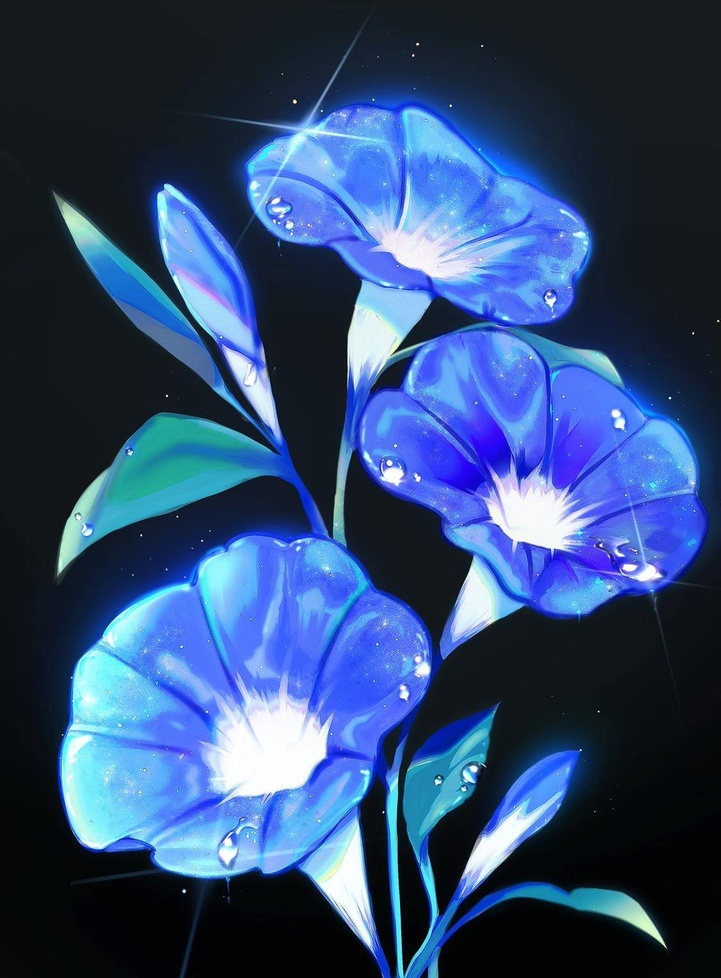
#> input picture jed/week11/img/flower.jpg, 721 x 978 px, shrunk from 1125 x 1525 before the run
$ jupyter execute 'Image_Segmentation_(Public).ipynb'
#> lines starting #> are read from the running program, lines starting #| are printed output that depends on the picture; after the words box and inside, x2 and y2 are one past the last pixel; in counts of white or black regions, pixels touching at a corner belong together
**Script Name:** Image Segmentation (Public).ipynb </br>
**Description:** This script is used for demonstrating how to apply various image segmentation techniques in Python using OpenCV. It covers global, adaptive, and Otsu's thresholding, a simple region growing example, and basic and advanced morphological operations (opening, closing, top-hat, black-hat, and gradient). </br>
**Author:** Jetsada Arnin, PhD </br>
**Date:** March 29, 2023 </br>
*Copyright (c) 2023 Jetsada Arnin*

[cell 1]
#@title Import necessary libraries
import cv2
import numpy as np
import matplotlib.pyplot as plt

[cell 2]
#@title Load the medical image
# Read an input image in grayscale mode
image = cv2.imread("./img/flower.jpg", cv2.IMREAD_GRAYSCALE)

[cell 3]
#@title Thresholding Techniques
# [Global Thresholding]
# --> The global threshold value is used in binary thresholding to determine if a pixel
# should be set to the maximum value (white) or the minimum value (black).
# By changing the global threshold value, you can control the balance between the
# foreground and background regions in the segmented image.

# Define the global threshold value
global_thresh_value = 127

# Perform global thresholding
_, global_thresh = cv2.threshold(image, global_thresh_value, 255, cv2.THRESH_BINARY)
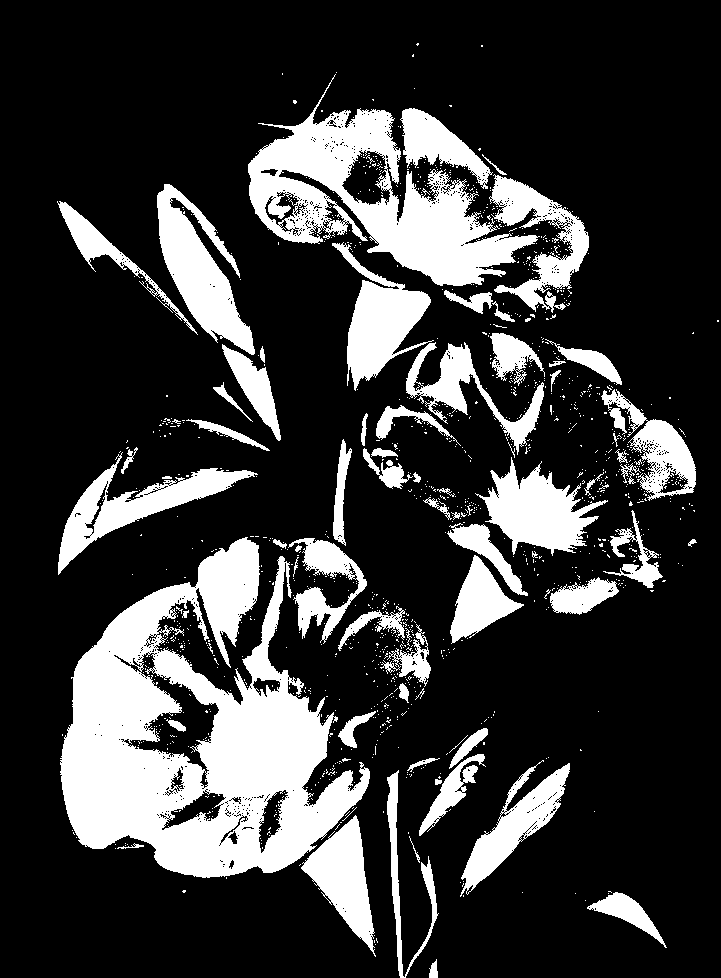
#> global_thresh: shape (978, 721); 22.2% white; 1159 white regions (1088 under 20 px), largest, box (x1, y1, x2, y2) and area: (60, 537, 370, 878) 53119, (248, 74, 540, 286) 21584, (157, 184, 255, 355) 7092


# [Adaptive Mean Thresholding]
# --> Block size determines the size of the neighborhood used to calculate the adaptive threshold
# value for each pixel. You can experiment with different block sizes to see how it affects
# the adaptiveness of the thresholding. Larger block sizes make the thresholding more adaptive
# to local changes in the image but may cause noise in the segmented image.
# -->The constant value is subtracted from the mean or weighted mean calculated for each neighborhood
# in adaptive thresholding. Changing this constant value can help you fine-tune the thresholding
# results, allowing for better separation of the foreground and background regions.

# Define parameters
block_size = 11
c = 2

# Perform adaptive mean thresholding
mean_thresh = cv2.adaptiveThreshold(image, 255, cv2.ADAPTIVE_THRESH_MEAN_C, cv2.THRESH_BINARY, block_size, c)
#> mean_thresh: shape (978, 721); 76.8% white; 3880 black regions (3678 under 20 px), largest, box (x1, y1, x2, y2) and area: (50, 116, 645, 978) 61784, (303, 14, 711, 585) 16347, (406, 696, 673, 978) 9714

# Perform Adaptive Gaussian Thresholding
gaussian_thresh = cv2.adaptiveThreshold(image, 255, cv2.ADAPTIVE_THRESH_GAUSSIAN_C, cv2.THRESH_BINARY, block_size, c)
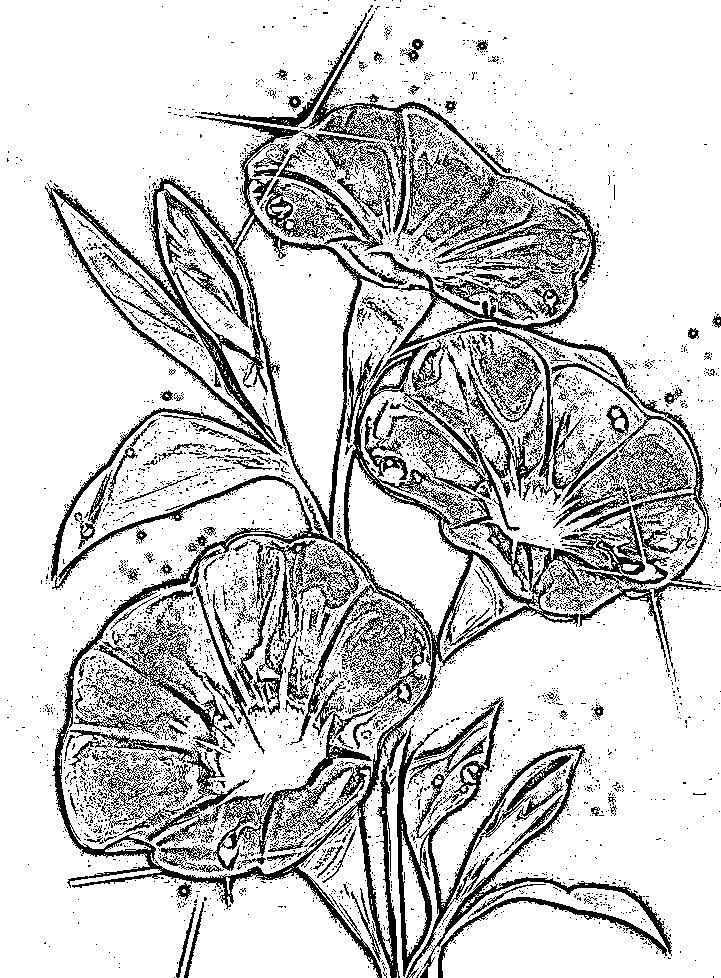
#> gaussian_thresh: shape (978, 721); 80.7% white; 5388 black regions (5121 under 20 px), largest, box (x1, y1, x2, y2) and area: (45, 116, 645, 978) 48299, (368, 251, 712, 586) 9512, (397, 697, 672, 978) 9202


# [Otsu's Thresholding]
_, otsu_thresh = cv2.threshold(image, 0, 255, cv2.THRESH_BINARY+cv2.THRESH_OTSU)
#> otsu_thresh: shape (978, 721); 36.2% white; 153 white regions (145 under 20 px), largest, box (x1, y1, x2, y2) and area: (239, 53, 700, 659) 109890, (59, 402, 431, 959) 95377, (386, 704, 573, 978) 14851


# Display the results
fig, axs = plt.subplots(2, 3, figsize=(15, 10))
axs[0, 0].imshow(image, cmap='gray')
axs[0, 0].set_title('Original Image')
axs[0, 1].imshow(global_thresh, cmap='gray')
axs[0, 1].set_title('Global Thresholding')
axs[0, 2].imshow(mean_thresh, cmap='gray')
axs[0, 2].set_title('Adaptive Mean Thresholding')
axs[1, 0].imshow(gaussian_thresh, cmap='gray')
axs[1, 0].set_title('Adaptive Gaussian Thresholding')
axs[1, 1].imshow(otsu_thresh, cmap='gray')
axs[1, 1].set_title("Otsu's Thresholding")

# Remove axis labels
for ax in axs.ravel():
    ax.axis('off')

plt.show()

[cell 4]
#@title Region Growing (Simple Example)
def region_growing(img, seed, threshold=10):
#> called with seed = (500, 500), threshold = 20
    rows, cols = img.shape
    region = np.zeros((rows, cols), dtype=np.uint8)
    region_points = [seed]
    region[seed] = 255

    while region_points:
        point = region_points.pop(0)
        x, y = point
        neighbors = [(x-1, y), (x+1, y), (x, y-1), (x, y+1)]

        for neighbor in neighbors:
            nx, ny = neighbor
            if 0 <= nx < rows and 0 <= ny < cols:
                intensity_diff = abs(int(img[point]) - int(img[neighbor]))
                if intensity_diff < threshold and region[neighbor] == 0:
                    region[neighbor] = 255
                    region_points.append(neighbor)
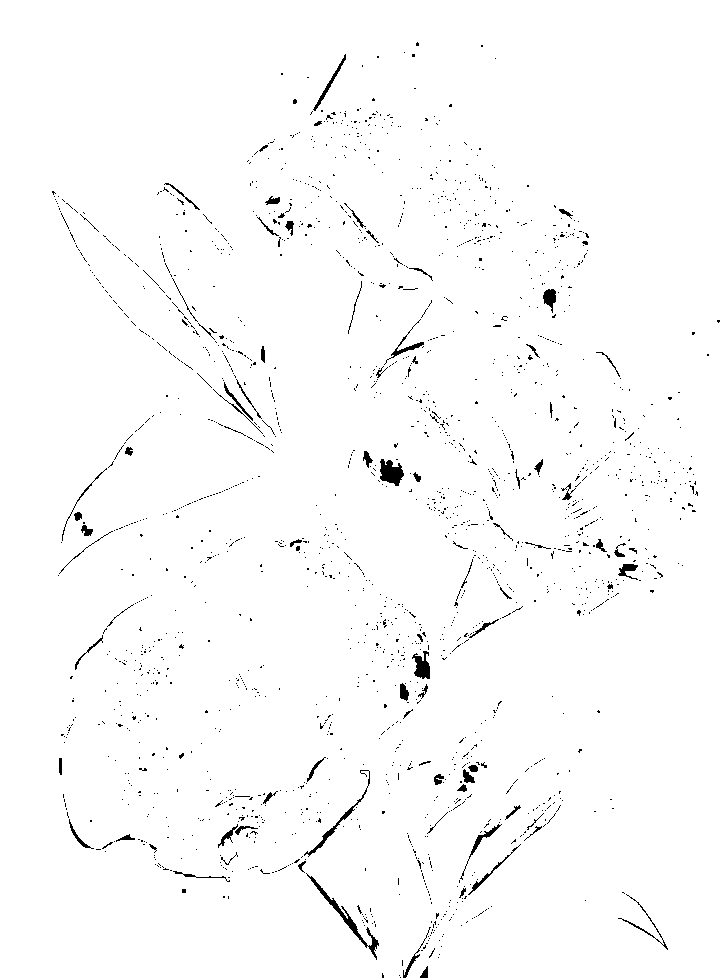
#> region: shape (978, 721); 98.3% white; black in thin lines or dots, all inside (x1, y1, x2, y2) = (52, 42, 720, 978)
#> after the loop, region_points = []

    return region

# Set the seed point and the threshold
# --> The seed point is the starting point for the region growing algorithm.
# By changing the seed point, you can change the region that gets segmented in the image.
# --> The intensity threshold determines the maximum allowed intensity difference between
# neighboring pixels for them to be considered as part of the same region.
# By changing the intensity threshold, you can control the smoothness and homogeneity
# of the segmented region. A lower threshold value will result in a region with more
# homogeneous intensity values, while a higher threshold will allow for more variation
# in intensity values within the segmented region.

# # Define the seed point
# seed_point = (150, 150)
# # Set the intensity threshold
# intensity_threshold = 5


# Define the seed point
seed_point = (500, 500)
# Set the intensity threshold
intensity_threshold = 20

# Apply the region growing algorithm
segmented_image = region_growing(image, seed_point, intensity_threshold)
segmented_image2 = region_growing(global_thresh, seed_point, intensity_threshold)
segmented_image3 = region_growing(mean_thresh, seed_point, intensity_threshold)
segmented_image4 = region_growing(gaussian_thresh, seed_point, intensity_threshold)
segmented_image5 = region_growing(otsu_thresh, seed_point, intensity_threshold)
#> after the loop in region_growing (call 5), `while region_points:`:
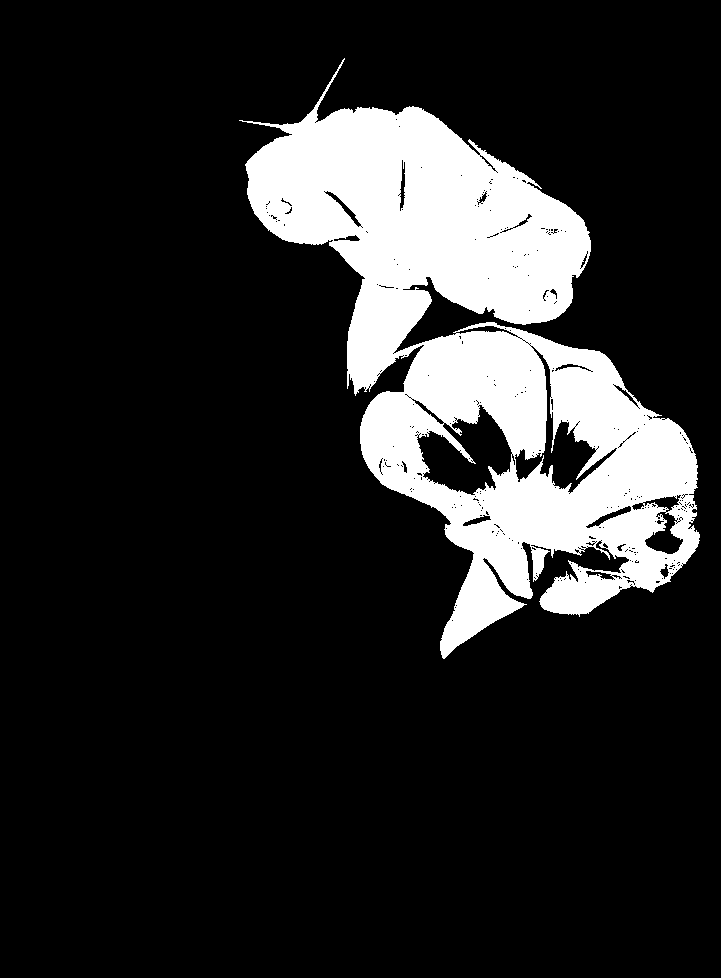
#> region: shape (978, 721); 15.5% white; 1 white region, box (x1, y1, x2, y2) and area: (239, 58, 700, 659) 109641

# Display the results
# plt.figure(figsize=(,12))
plt.figure(1)
plt.subplot(1, 2, 1), plt.imshow(image, cmap='gray'), plt.title('Original Image')
plt.subplot(1, 2, 2), plt.imshow(segmented_image, cmap='gray'), plt.title('Segment - Orignial Image')
plt.figure(2)
plt.subplot(1, 2, 1), plt.imshow(global_thresh, cmap='gray'), plt.title("Global Thresholding")
plt.subplot(1, 2, 2), plt.imshow(segmented_image2, cmap='gray'), plt.title("Segment - Global ")
plt.figure(3)
plt.subplot(1, 2, 1), plt.imshow(mean_thresh, cmap='gray'), plt.title("Adaptive Mean Thresholding")
plt.subplot(1, 2, 2), plt.imshow(segmented_image3, cmap='gray'), plt.title("Segment - Adaptive Mean ")
plt.figure(4)
plt.subplot(1, 2, 1), plt.imshow(gaussian_thresh, cmap='gray'), plt.title("Adaptive Gaussian Thresholding")
plt.subplot(1, 2, 2), plt.imshow(segmented_image4, cmap='gray'), plt.title("Segment - Adaptive Gaussian ")
plt.figure(5)
plt.subplot(1, 2, 1), plt.imshow(otsu_thresh, cmap='gray'), plt.title("Otsu's Thresholding")
plt.subplot(1, 2, 2), plt.imshow(segmented_image5, cmap='gray'), plt.title("Segment - Otsu's ")
plt.show()

[cell 5]
#@title Morphological Operations
# --> By increasing or decreasing the kernel size, you can control the amount of morphological
# processing applied to the image. A larger kernel will have a more significant effect,
# while a smaller kernel will have a subtler effect.
# --> Modify the kernel shape: Instead of using a square kernel (np.ones), you can try other kernel
# shapes such as cv2.getStructuringElement(cv2.MORPH_ELLIPSE, (kernel_size, kernel_size))
# or cv2.getStructuringElement(cv2.MORPH_CROSS, (kernel_size, kernel_size)).
# --> The number of iterations for erosion and dilation operations can be changed.
# A higher number of iterations will cause more aggressive erosion or dilation.

# Define the kernel size
kernel_size = 5

# Create the kernel
kernel = np.ones((kernel_size, kernel_size), np.uint8)

# Perform Erosion
erosion = cv2.erode(image, kernel, iterations=1)

# Perform Dilation
dilation = cv2.dilate(image, kernel, iterations=1)

# Perform Opening
opening = cv2.morphologyEx(image, cv2.MORPH_OPEN, kernel)
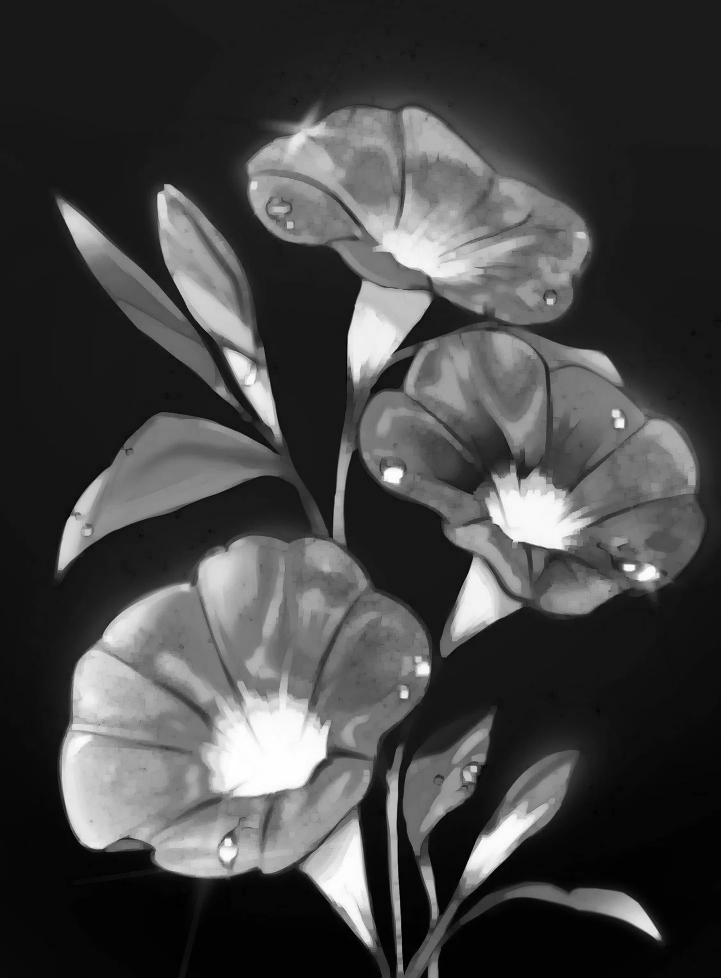
#> opening: shape (978, 721); min 0, max 255, mean 68.5

# Perform Closing
closing = cv2.morphologyEx(image, cv2.MORPH_CLOSE, kernel)

# Display the results
fig, axs = plt.subplots(2, 3, figsize=(15, 10))
axs[0, 0].imshow(image, cmap='gray')
axs[0, 0].set_title('Original Image')
axs[0, 1].imshow(erosion, cmap='gray')
axs[0, 1].set_title('Erosion')
axs[0, 2].imshow(dilation, cmap='gray')
axs[0, 2].set_title('Dilation')
axs[1, 0].imshow(opening, cmap='gray')
axs[1, 0].set_title('Opening')
axs[1, 1].imshow(closing, cmap='gray')
axs[1, 1].set_title('Closing')

# Remove axis labels
for ax in axs.ravel():
    ax.axis('off')

plt.show()
